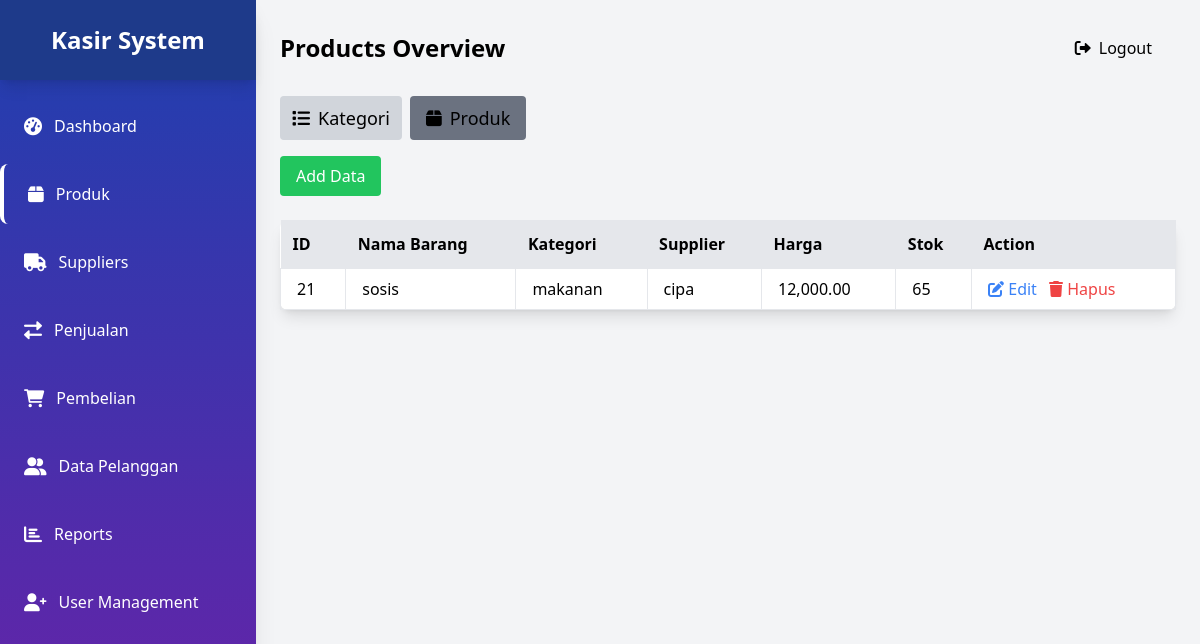
The page /public/barang.php (signed in) on the database as committed earlier.
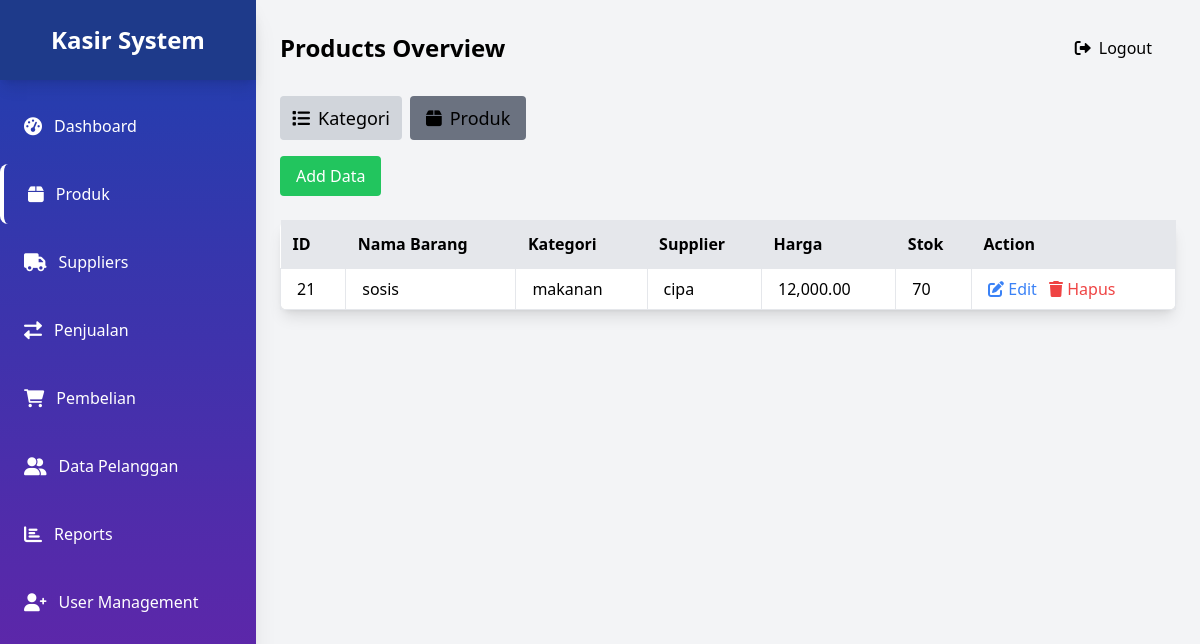
The same page on the database as committed later.
### tables this page shows
CREATE TABLE `produk` (
  `id_produk` int(11) NOT NULL,
  `nama_produk` varchar(255) DEFAULT NULL,
  `id_kategori` int(11) DEFAULT NULL,
  `id_supplier` int(11) NOT NULL,
  `harga` decimal(10,2) NOT NULL,
  `stok` int(11) DEFAULT 0
);

CREATE TABLE `kategori` (
  `id_kategori` int(11) NOT NULL,
  `nama_kategori` varchar(100) NOT NULL,
  `deskripsi` text DEFAULT NULL
);

CREATE TABLE `supplier` (
  `id_supplier` int(11) NOT NULL,
  `nama_supplier` varchar(255) NOT NULL,
  `kontak` varchar(50) NOT NULL,
  `alamat` text NOT NULL
);

### public/barang.php (the view, shortened to what the changed rows need)
<?php
$db = require_once __DIR__ . '/../app/koneksi.php';
$produk_query = $db->query("
    SELECT p.id_produk, p.nama_produk, k.nama_kategori, s.nama_supplier, p.harga, p.stok
    FROM produk p
    JOIN kategori k ON p.id_kategori = k.id_kategori
    JOIN supplier s ON p.id_supplier = s.id_supplier
");
$produks = $produk_query->fetchAll(PDO::FETCH_ASSOC);
?>
<!DOCTYPE html>
<html lang="id">
<head>
    <script src="https://cdn.tailwindcss.com"></script>
    <link href="https://cdnjs.cloudflare.com/ajax/libs/font-awesome/6.0.0/css/all.min.css" rel="stylesheet">
</head>
<body class="bg-gray-100 flex">
    <div class="w-64 h-screen bg-gradient-to-b from-blue-800 to-purple-800 shadow-xl fixed">
        <div class="flex items-center justify-center h-20 bg-blue-900 shadow-lg">
            <h1 class="text-white text-2xl font-bold">Kasir System</h1>
        </div>
    </div>
</body>
<div class="ml-64 flex-1 p-6">
    <div class="flex justify-between items-center mb-6">
        <h1 class="text-2xl font-bold">Products Overview</h1>
    </div>
    <table class="min-w-full bg-white rounded-lg shadow-lg mb-4">
        <thead>
            <tr class="bg-gray-200">
                <th class="p-3 border-b text-left">ID</th>
                <th class="p-3 border-b text-left">Nama Barang</th>
                <th class="p-3 border-b text-left">Kategori</th>
                <th class="p-3 border-b text-left">Supplier</th>
                <th class="p-3 border-b text-left">Harga</th>
                <th class="p-3 border-b text-left">Stok</th>
                <th class="p-3 border-b text-left">Action</th>
            </tr>
        </thead>
        <tbody>
            <?php foreach ($produks as $produk): ?>
                <tr>
                    <td class="border px-4 py-2"><?= $produk['id_produk'] ?></td>
                    <td class="border px-4 py-2"><?= $produk['nama_produk'] ?></td>
                    <td class="border px-4 py-2"><?= $produk['nama_kategori'] ?></td>
                    <td class="border px-4 py-2"><?= $produk['nama_supplier'] ?></td>
                    <td class="border px-4 py-2"><?= number_format($produk['harga'], 2) ?></td>
                    <td class="border px-4 py-2"><?= $produk['stok'] ?></td>
                    <td class="border px-4 py-2">
                        <a href="barang.php?action=edit&id_produk=<?= $produk['id_produk'] ?>" class="text-blue-500">
                            <i class="fas fa-edit"></i> Edit
                        </a>
                        <a href="#" class="text-red-500 ml-2" onclick="return confirmDelete(<?= $produk['id_produk'] ?>);">
                            <i class="fas fa-trash"></i> Hapus
                        </a>
                    </td>
                </tr>
            <?php endforeach; ?>
        </tbody>
    </table>
</div>
</body>
</html>

Rows that differ between the two databases and show on the page:
changed produk "sosis": stok "65" → "70"
